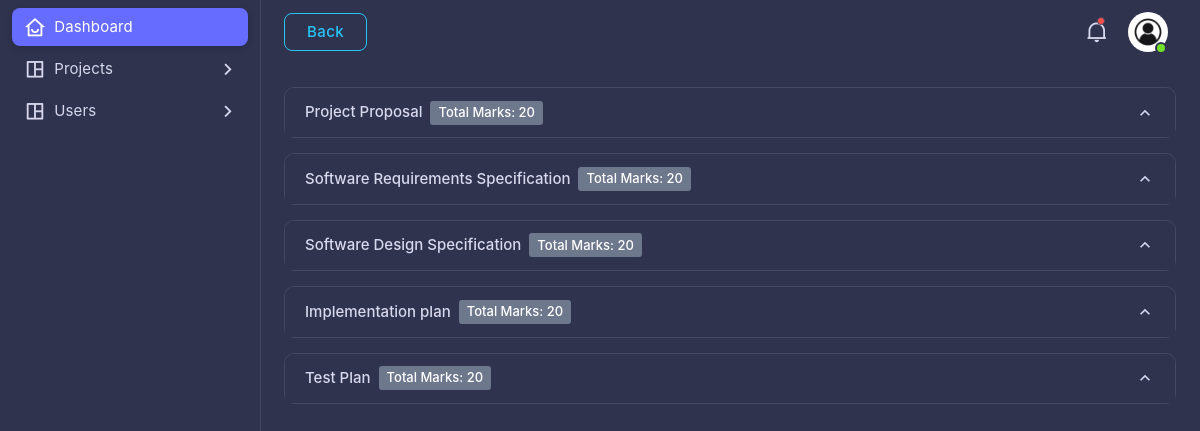
Screenshot of /GradingCriteria (signed in) with the database file from the repository.
### tables this page shows
CREATE TABLE `milestones` (
  `id` int(11) NOT NULL,
  `title` varchar(255) NOT NULL,
  `short` varchar(10) NOT NULL,
  `description` text DEFAULT NULL,
  `no` int(3) DEFAULT NULL,
  `deadline` datetime DEFAULT NULL,
  `created_at` timestamp NULL DEFAULT current_timestamp()
);

### config/Database.php (called while the page is built, shortened)
<?php
class Database
{
    private static $instance = null;
    private function __construct()
    {
        $host = $_ENV['DB_HOST'] ?? 'localhost';
        $dbname = $_ENV['DB_NAME'] ?? '';
        $username = $_ENV['DB_USER'] ?? '';
        $password = $_ENV['DB_PASS'] ?? '';
        try {
            $this->dbConnection = new PDO("mysql:host=$host;dbname=$dbname", $username, $password);
        } catch (PDOException $e) {
            echo "Connection failed: " . $e->getMessage();
            exit;
        }
    }
    public static function getConnection()
    {
        if (self::$instance === null) {
            self::$instance = new self();
        }
        return self::$instance->dbConnection;
    }
}

### app/Controllers/SubMilestoneController.php (called while the page is built, shortened)
<?php
require_once '../app/Models/MilestoneModel.php';
class SubMilestoneController extends Controller
{
    public function index()
    {
        $milestones = new MilestoneModel();
        $milestones = $milestones->selectAll();
        require '../app/Views/Admin/submilestones.php';
    }
}

### app/Models/BaseModel.php (called while the page is built, shortened)
<?php
require_once __DIR__ . '/../../config/Database.php';
class BaseModel
{
    public function __construct($table)
    {
        $this->db = Database::getConnection();
        $this->table = $table;
    }
}

### app/Models/MilestoneModel.php (called while the page is built, shortened)
<?php
require_once 'BaseModel.php';
class MilestoneModel extends BaseModel
{
    public function selectAll($condition = null)
    {
        $sql = "SELECT m.*,
            IFNULL(SUM(sm.max_marks), 0) AS max_marks
            FROM {$this->table} m
            LEFT JOIN submilestones sm ON m.id = sm.milestone_id";
        $sql .= " GROUP BY m.id ORDER BY m.no";
        $stmt = $this->db->prepare($sql);
        $stmt->execute();
        return $stmt->fetchAll(PDO::FETCH_ASSOC);
    }
}

### app/Views/Admin/submilestones.php (the view, shortened to what this page needs)
<?php require '../app/Views/header.php'; ?>
<?php foreach ($milestones as $milestone): ?>
    <div class="accordion" id="accordionMilestone<?= $milestone['id']; ?>">
        <div class="accordion-item shadow-sm mb-4">
            <h2 class="accordion-header" id="heading<?= $milestone['id']; ?>">
                <button class="accordion-button d-flex justify-content-between align-items-center" type="button" data-bs-toggle="collapse" data-bs-target="#collapse<?= $milestone['id']; ?>" aria-expanded="true" aria-controls="collapse<?= $milestone['id']; ?>">
                    <span><?= htmlspecialchars($milestone['title']); ?></span>
                    <span class="badge bg-secondary ms-2">Total Marks: <?= $milestone['max_marks']; ?></span>
                </button>
            </h2>
        </div>
    </div>
<?php endforeach; ?>
<?php require '../app/Views/footer.php'; ?>

### rows the page displays
milestones: title "Project Proposal", max_marks "20"
milestones: title "Software Requirements Specification", max_marks "20"
milestones: title "Software Design Specification", max_marks "20"
milestones: title "Implementation plan", max_marks "20"
milestones: title "Test Plan", max_marks "20"
